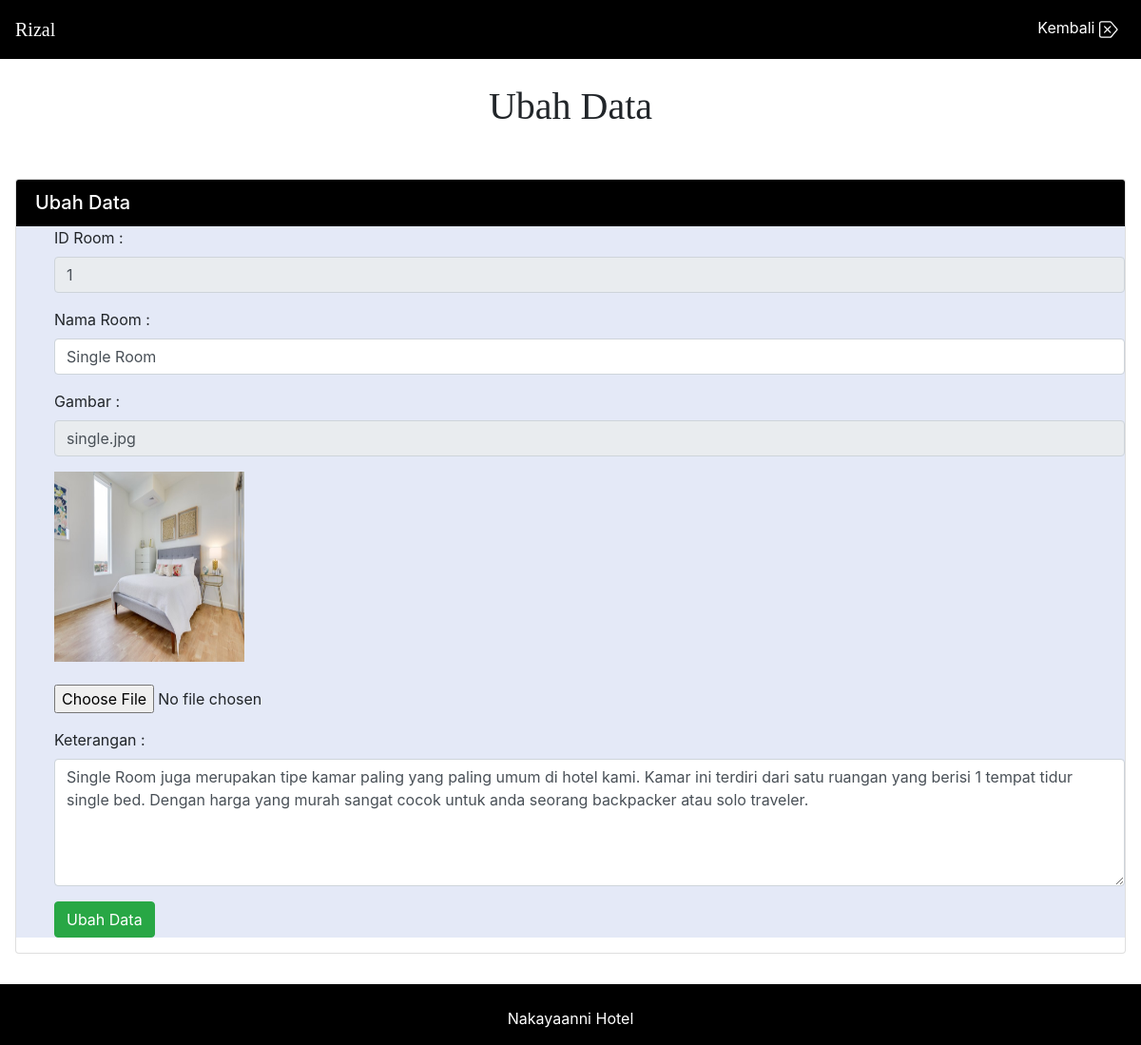
/admin/daftar/updateinforoom.php?id=1 (signed in), run on the app's committed database.
### tables this page shows
CREATE TABLE `tb_infokamar` (
  `id_infokamar` int(2) NOT NULL,
  `id_room` int(2) NOT NULL,
  `nama_room` varchar(30) NOT NULL,
  `gambar` varchar(100) NOT NULL,
  `keterangan` varchar(500) NOT NULL
);

### admin/daftar/updateinforoom.php (the view, shortened to what this page needs)
<?php
    include("../../connect.php");
    $id = $_GET["id"];
    $psn = "SELECT * FROM tb_infokamar WHERE id_infokamar = '$id'";
    $hdata = mysqli_query ($conn, $psn);
    while ($d= mysqli_fetch_array($hdata)){
?>
<!DOCTYPE html>
<html lang="en">
  	<head>
        <link rel="stylesheet" href="https://cdn.jsdelivr.net/npm/bootstrap@4.6.1/dist/css/bootstrap.min.css">
  	</head>
    <body>
        <nav class="navbar navbar-expand-lg fixed-top" style="background-color: #000000;">
            <a class="navbar-brand text-white" style = "font-family:times new roman;"><?php echo $_SESSION['nama'];?></a>
            <ul class="navbar-nav my-2 my-lg-0">
                <li class="nav-pills">
                    <a class="nav-link text-white" href="inforoom.php">
                        Kembali
                    </a>
                </li>
            </ul>
        </nav>
        <div class="jumbotron jumbotron-fluid pb-1 bg-white">
            <div class="container text-center">
                <br>
                <h1 class="display-6" style="font-family:geneva;">Ubah Data</h1>
            </div>
        </div>
        <div>
			<main>
				<div class="container-fluid px-3 py-2">
                    <div class="card mb-4">
		                <div class="h5 card-header text-white" style="background-color: #000000;">
			                Ubah Data
	                    </div>
	                    <form action="editinforoom.php" method="POST" enctype="multipart/form-data">
		                    <ul style="background-color: #E4E9F7;">
			                    <div class="mb-3">
				                    <label for="id_room">ID Room : </label>
                                    <input type="" class="form-control" name="id_room" id="id_room" readonly value="<?php echo $d["id_room"]; ?>">
		                        </div>
                                <div class="mb-3">
				                    <label for="nama_room">Nama Room : </label>
                                    <input type="" class="form-control" name="nama_room" id="nama_room" required value="<?php echo $d["nama_room"]; ?>">
		                        </div>
                                <div class="mb-3">
				                    <label for="gambar">Gambar : </label>
                                    <input type="" class="form-control" name="gambar" id="gambar" readonly value="<?php echo $d["gambar"]; ?>">
		                        </div>
                                <div class="mb-3">
                                    <img src="../../asset/<?php echo $d["gambar"]; ?>" style="width: 200px; height:200px;" alt="foto-informasi">
                                    <br>
                                    <br>
                                    <input type="file" name="gmbr" id="gmbr" class="form-control-file">
                                </div>
                                <div class="mb-3">
				                    <label for="keterangan">Keterangan : </label>
                                    <textarea type="text" class="form-control" rows="5" name="keterangan" id="keterangan" required ><?php echo $d["keterangan"]; ?></textarea>
		                        </div>
			                    <div class="mb-3">
				                    <button type="submit" class="btn btn-success" name="submit">Ubah Data</button>
			                    </div>
		                    </ul>
	                    </form>
                        <?php
                            }
                        ?>
                    </div>
                </div>
            </main>
        </div>
    </body>
    <footer>
        <div class="text-white" style="background-color: #000000;">
            <div class="container">
                <div class="row">
                    <div class="col text-center">
                        <br>
                        <p>Nakayaanni Hotel</p>
                    </div>
                </div>
            </div>
        </div>
    </footer>
</html>

### data on the page
tb_infokamar: id_room "1", nama_room "Single Room", gambar "single.jpg", gambar (picture), keterangan "Single Room juga merupakan tipe kamar paling yang paling umum di hotel kami. Kamar ini terdiri dari satu ruangan yang berisi 1 tempat tidur single bed. Dengan harga yang murah sangat cocok untuk anda seorang backpacker atau solo traveler."
